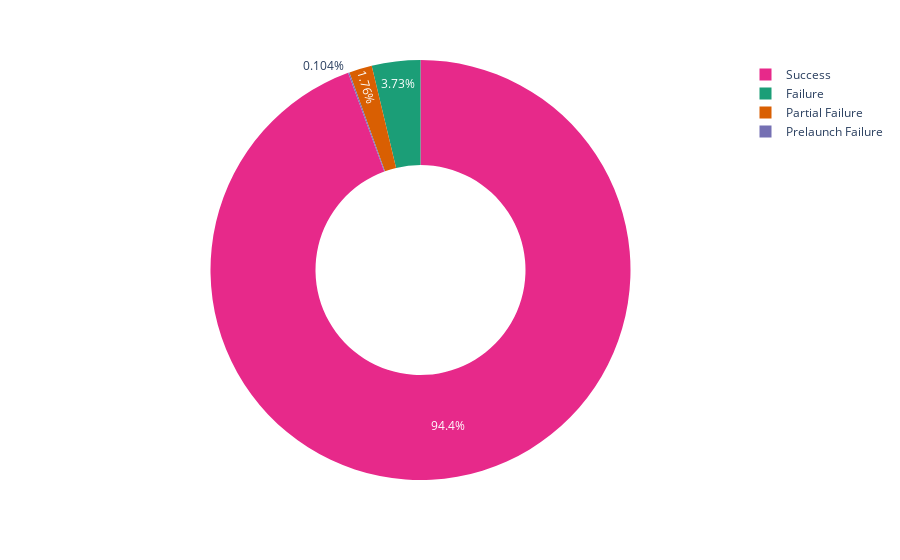

The cell this chart's notebook holds for it:
### Code cell
mission_status_pie = px.pie(values=mission_status.No_of_values, 
                            names=mission_status.index, 
                            hole=0.5, 
                            color=mission_status.index, 
                            color_discrete_sequence=px.colors.qualitative.Dark2)
mission_status_pie.show()

### Figure 1 — Plotly figure (JSON) as saved in the notebook; plotly's stock layout.template omitted (floating-point values rounded to 4 significant figures)
{"data": [{"customdata": [["Failure"], ["Partial Failure"], ["Prelaunch Failure"], ["Success"]], "domain": {"x": [0, 1], "y": [0, 1]}, "hole": 0.5, "hovertemplate": "label=%{label}<br>value=%{value}<br>color=%{customdata[0]}<extra></extra>", "labels": ["Failure", "Partial Failure", "Prelaunch Failure", "Success"], "legendgroup": "", "marker": {"colors": ["rgb(27,158,119)", "rgb(217,95,2)", "rgb(117,112,179)", "rgb(231,41,138)"]}, "name": "", "showlegend": true, "type": "pie", "values": [36, 17, 1, 910]}], "layout": {"legend": {"tracegroupgap": 0}, "margin": {"t": 60}, "piecolorway": ["rgb(27,158,119)", "rgb(217,95,2)", "rgb(117,112,179)", "rgb(231,41,138)", "rgb(102,166,30)", "rgb(230,171,2)", "rgb(166,118,29)", "rgb(102,102,102)"]}}
